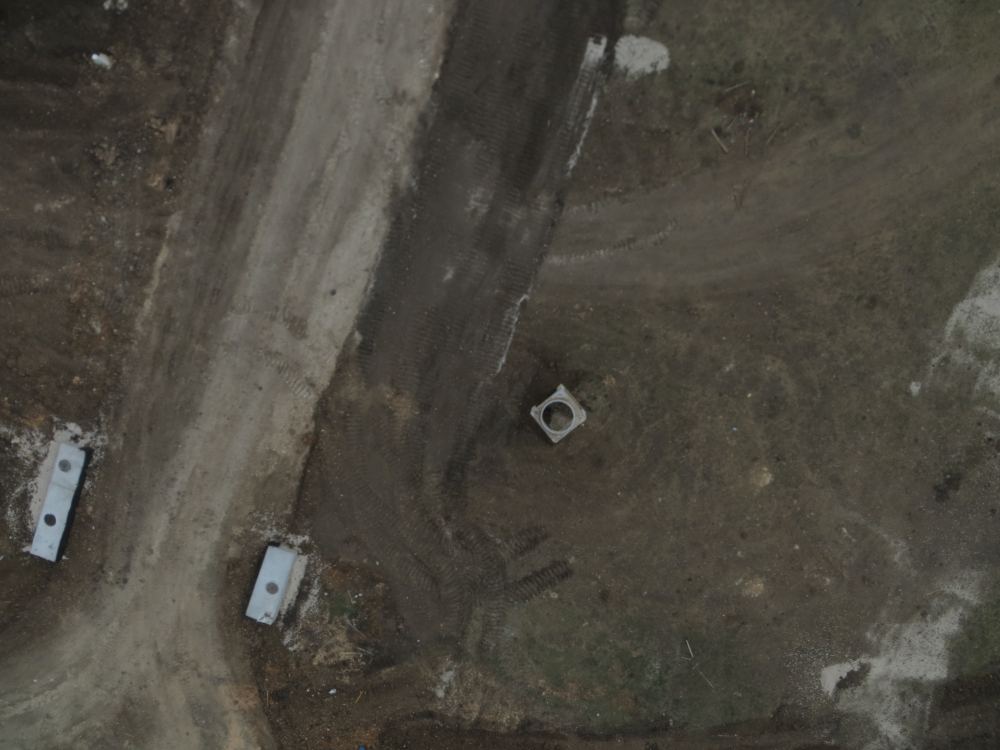
#> input picture data/uploads/dataset/IMG_9354.jpg, 4000 x 3000 px (shown at 1/4 size); its folder holds only this picture in this run
$ python -i reader.py   (imports and definitions only)
#> lines starting #> are read from the running program, lines starting #| are printed output that depends on the picture
"""
EdgeOrtho – EXIF/XMP GPS metadata extraction.

Reads GPS tags from JPEG/TIFF drone images using exifread.
Returns structured per-image metadata including validation reasons.
"""
from __future__ import annotations

import os
from dataclasses import dataclass
from typing import Any, Optional

import cv2
import exifread
import numpy as np


@dataclass
class FrameRecord:
    frame_id: str
    path: str
    lat: float
    lon: float
    altitude_m: float = 100.0
    yaw_deg: Optional[float] = None
    focal_length_mm: Optional[float] = None
    width: int = 0
    height: int = 0

    # [12 lines left out: function to_dict, not called in this run]


@dataclass
class ImageMeta:
    filename: str
    filepath: str
    file_bytes: int
    width: int = 0
    height: int = 0
    lat: Optional[float] = None
    lon: Optional[float] = None
    alt: Optional[float] = None
    yaw: Optional[float] = None
    focal_length_mm: Optional[float] = None
    orientation: int = 1
    has_gps: bool = False
    readable: bool = False
    rejection_reason: Optional[str] = None

    # [148 lines left out: functions to_frame_record, _ifd_value, _to_degrees, extract_gps, extract_extended_metadata, apply_exif_orientation, not called in this run]


def load_frame_for_matching(
    filepath: str,
    target_pixels: int = 600_000,
    grayscale: bool = True,
    orientation: int = 1,
) -> tuple[Optional[np.ndarray], float]:
    """
    Safely load an image, correct EXIF orientation, and downscale to near target_pixels (~0.6 MP).
    Returns (downscaled_image, scale_factor).
    Never keeps full-resolution image in memory after this returns.
    """
#> called with target_pixels = 600000, grayscale = True, orientation = 1
    try:
        flags = cv2.IMREAD_GRAYSCALE if grayscale else cv2.IMREAD_COLOR
        full_img = cv2.imread(filepath, flags)
#> full_img: shape (3000, 4000); min 17, max 221, mean 72.2
        if full_img is None:
            return None, 1.0

        if orientation > 1:
            full_img = apply_exif_orientation(full_img, orientation)

        h, w = full_img.shape[:2]
#> h = 3000; w = 4000
        pixels = h * w
#> pixels = 12000000
        if pixels <= target_pixels:
            return full_img, 1.0

        import math
        scale = math.sqrt(target_pixels / float(pixels))
#> scale = 0.224
        new_w = max(1, int(round(w * scale)))
#> new_w = 894
        new_h = max(1, int(round(h * scale)))
#> new_h = 671
        resized = cv2.resize(full_img, (new_w, new_h), interpolation=cv2.INTER_AREA)
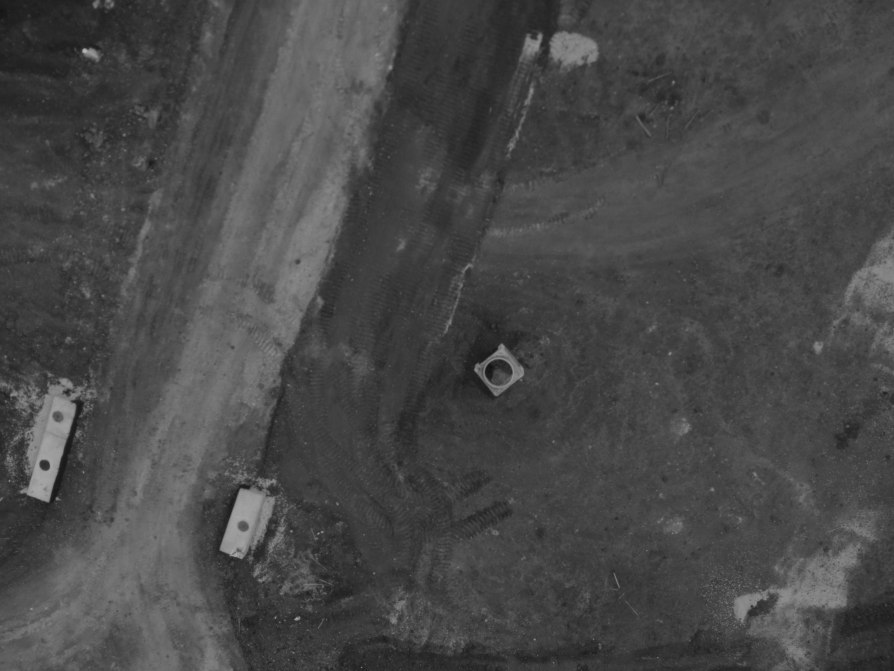
#> resized: shape (671, 894); min 18, max 187, mean 72.2
        del full_img
        return resized, scale
    except Exception:
        return None, 1.0


SUPPORTED_EXTENSIONS = {".jpg", ".jpeg", ".tif", ".tiff"}


# [45 lines left out: function ingest_folder, not called in this run]

>>> result = load_frame_for_matching('../../../data/uploads/dataset/IMG_9354.jpg')

$ run again, on data/uploads/dataset/IMG_9355.jpg
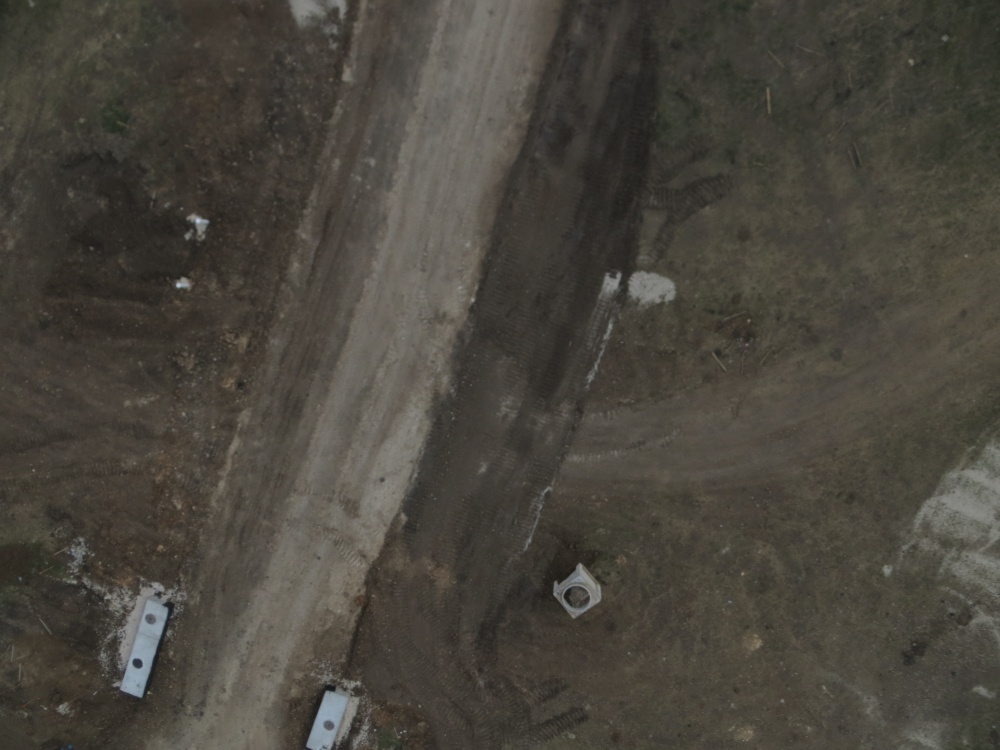
#> input picture data/uploads/dataset/IMG_9355.jpg, 4000 x 3000 px (shown at 1/4 size)
#> in load_frame_for_matching, `resized = cv2.resize(full_img, (new_w, new_h), interpolation=cv2.INTER..`:
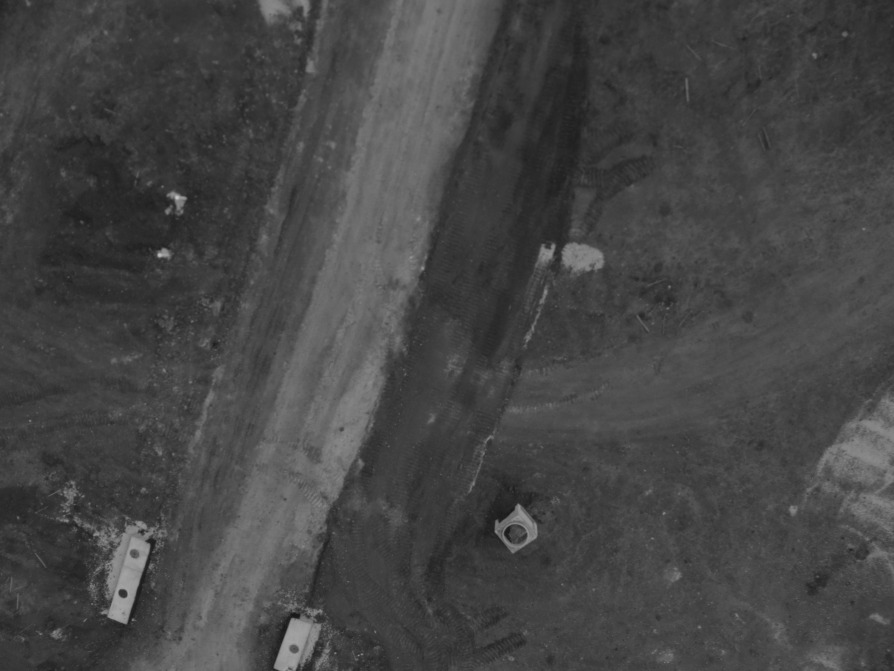
#> resized: shape (671, 894); min 24, max 198, mean 69.5

$ run again, on data/uploads/dataset/IMG_9356.jpg
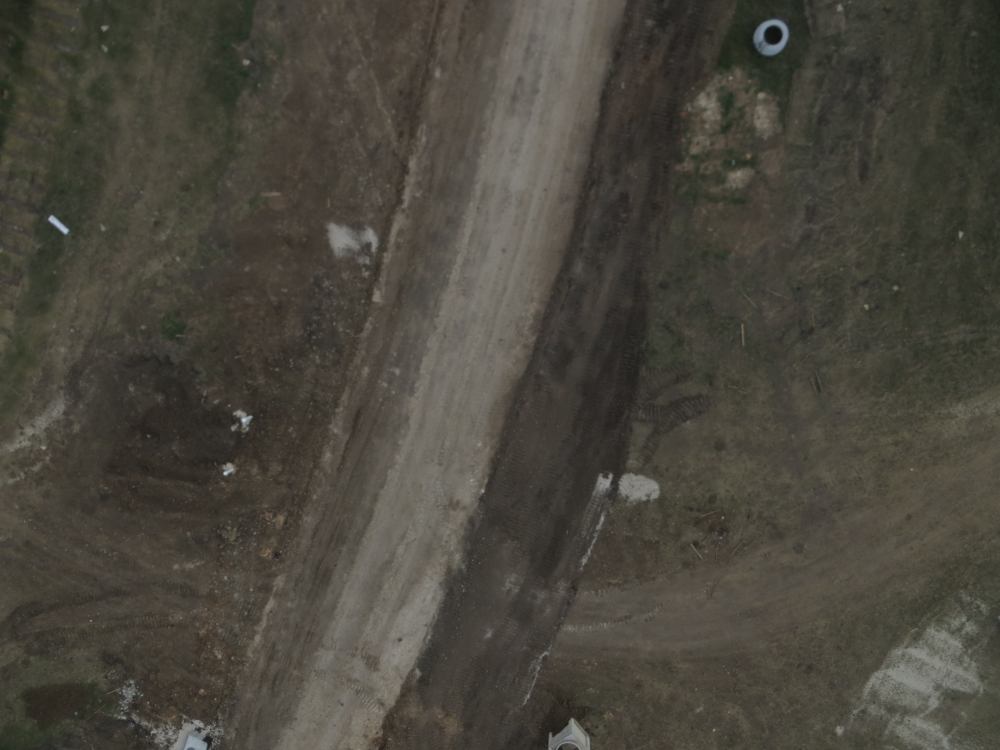
#> input picture data/uploads/dataset/IMG_9356.jpg, 4000 x 3000 px (shown at 1/4 size)
#> in load_frame_for_matching, `resized = cv2.resize(full_img, (new_w, new_h), interpolation=cv2.INTER..`:
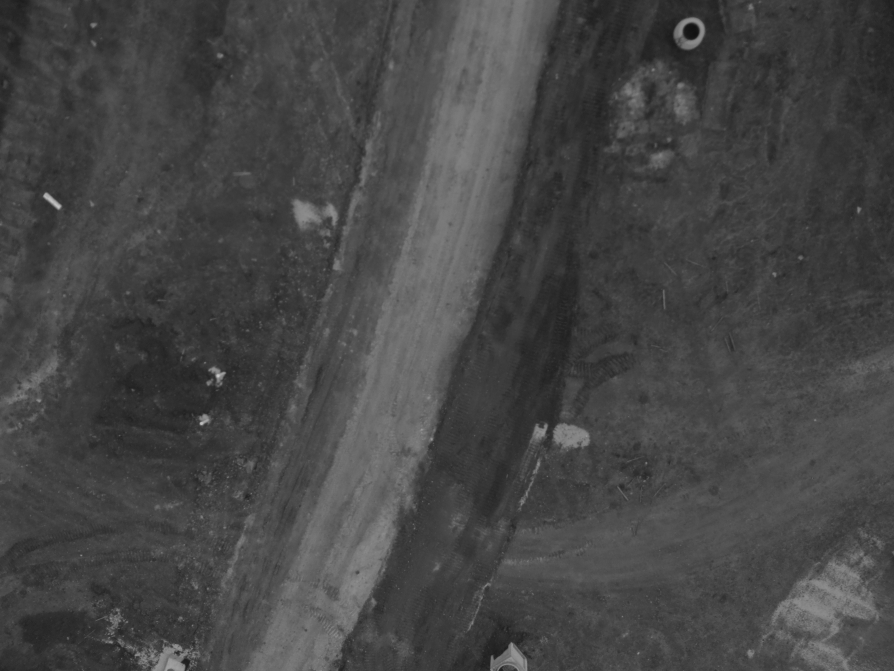
#> resized: shape (671, 894); min 17, max 200, mean 70
